Frame 1 (no input): blank canvas, image omitted
Frame 60 (no input): blank canvas, image omitted
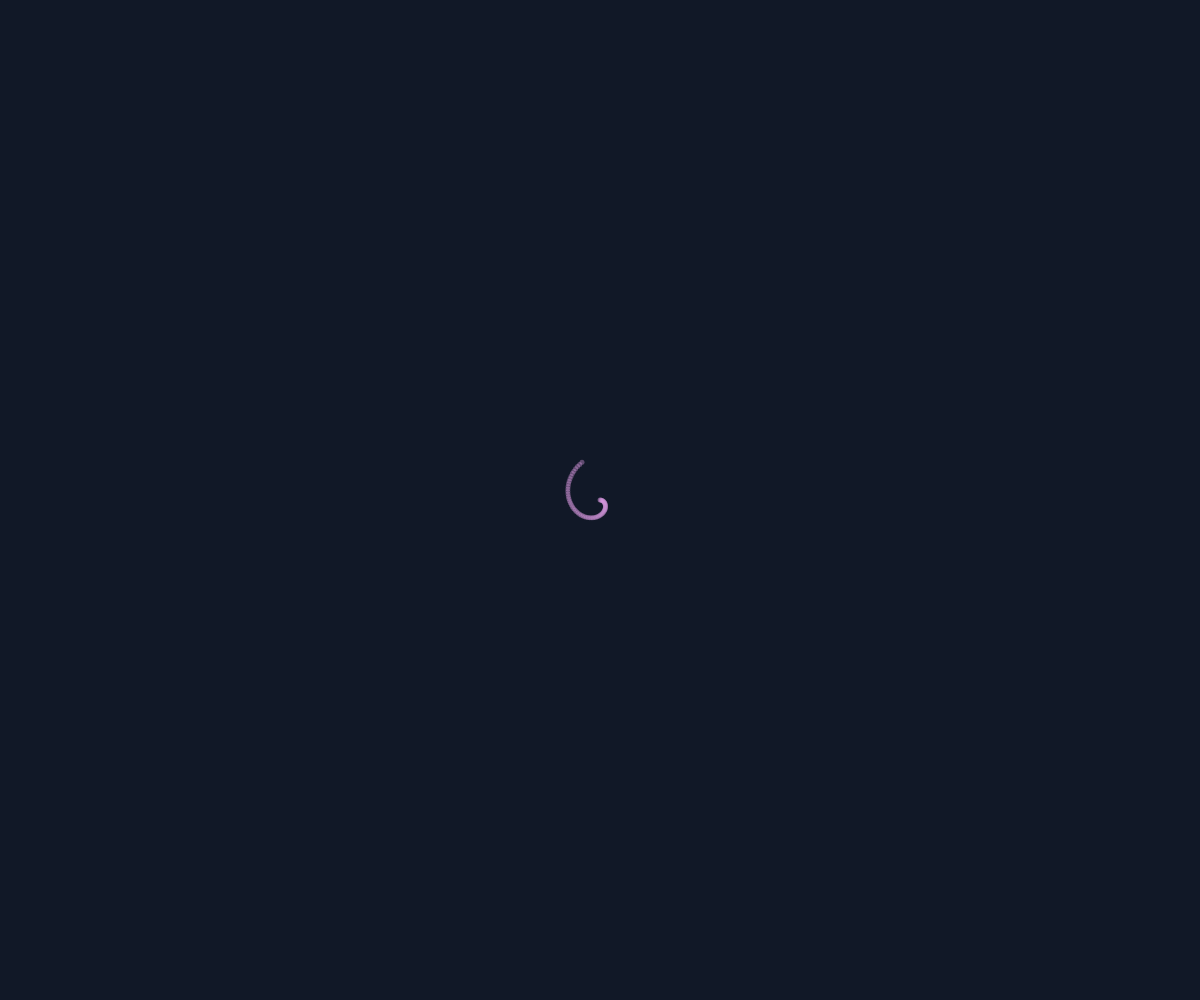
Frame 120 (the mouse pressed at the canvas centre since frame 60)

The p5.js sketch whose frames 1 and 60 were blank and that drew this single picture after the mouse press (run headless with seeded random() and noise() and a simulated clock; from frame 60 on, the mouse is pressed at the canvas centre):

// p5.js sketch
// ── sketch.js
let spirals = [];

function setup() {
  createCanvas(windowWidth, windowHeight);
  angleMode(DEGREES);
  background("#111827");
  noStroke();
}

function draw() {
  for (let s of spirals) {
    let x = s.x + cos(s.angle) * s.radius;
    let y = s.y + sin(s.angle) * s.radius;

    fill(s.color.r, s.color.g, s.color.b, 100);
    ellipse(x, y, 5, 5);

    s.angle += s.speed;
    s.radius += s.growth;

    if (s.radius > 300) {
      s.dead = true;
    }
  }

  spirals = spirals.filter((s) => !s.dead);
}

function mousePressed() {
  spirals.push({
    x: mouseX,
    y: mouseY,
    angle: 0,
    radius: 0,
    speed: random(2, 5),
    growth: random(0.5, 1.5),
    color: {
      r: random(100, 255),
      g: random(100, 255),
      b: random(100, 255),
    },
    dead: false,
  });
}

function keyPressed() {
  if (key === " ") {
    background("#111827");
    spirals = [];
  }
}

function windowResized() {
  resizeCanvas(windowWidth, windowHeight);
  background("#111827");
}
